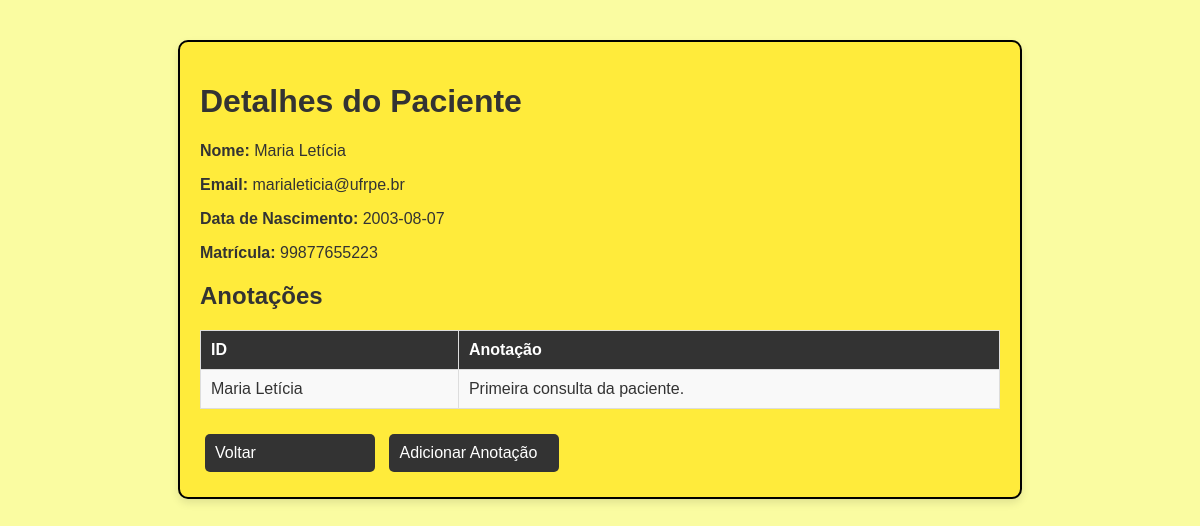
Screenshot of /detalhes_paciente/3 (signed in) with the database file from the repository.
### tables this page shows
CREATE TABLE pacientes (
            ID_pacientes INTEGER NOT NULL PRIMARY KEY AUTOINCREMENT,
            Nome VARCHAR NOT NULL,
            Email VARCHAR NOT NULL,
            Senha VARCHAR NOT NULL,
            Data_Nascimento DATE,
            Matricula INTEGER NOT NULL);

CREATE TABLE anotacoes (
                ID_anotacoes INTEGER NOT NULL PRIMARY KEY AUTOINCREMENT,
                ID_pacientes INTEGER NOT NULL,
                Anotacoes TEXT NOT NULL,
                FOREIGN KEY (ID_pacientes) REFERENCES pacientes(ID_pacientes)
            );

### app.py (the view)
@app.route('/detalhes_paciente/<int:id>', methods=['GET'])
def detalhes_paciente(id):
    if 'user_id' not in session:
        return redirect(url_for('login_psicologo'))
    paciente = sqlite.get_paciente(id)
    if not paciente:
        flash('Paciente não encontrado.', 'danger')
        return redirect(url_for('telapsicologo'))
    anotacoes = sqlite.get_paciente_anotacoes(id)
    anotacoes = anotacoes['anotacoes']
    return render_template('detalhes_paciente.html', paciente=paciente, anotacoes=anotacoes, id=id)

### sqlite.py (called while the page is built)
def get_db_connection():
    try:
        conn = sqlite3.connect('banco_de_dados.db')
        conn.row_factory = sqlite3.Row
        return conn
    except sqlite3.Error as e:
        return None

def get_paciente(paciente_id):
    conn = get_db_connection()
    cursor = conn.cursor()
    cursor.execute('SELECT nome, email, data_nascimento, matricula FROM pacientes WHERE ID_pacientes = ?', (paciente_id,))
    paciente = cursor.fetchone()
    conn.close()
    return {'nome': paciente[0], 'email': paciente[1], 'data_nascimento': paciente[2], 'matricula': paciente[3]}

def get_paciente_anotacoes(paciente_id):
    conn = get_db_connection()
    cursor = conn.cursor()
    try:
        cursor.execute('''
            SELECT anotacoes
            FROM anotacoes
            WHERE ID_pacientes = ?
        ''', (paciente_id,))
        anotacoes = cursor.fetchall()
        anotacoes_data = [a[0] for a in anotacoes]
        return {
            'anotacoes': anotacoes_data
        }
    except sqlite3.Error as e:
        print(f"Erro ao acessar o banco de dados: {e}")
        return {'error': 'Erro ao acessar o banco de dados'}
    finally:
        conn.close()

### templates/detalhes_paciente.html (shortened to what this page needs)
<!DOCTYPE html>
<html lang="pt-BR">
<head>
</head>
<body>
    <div class="container">
        <h1>Detalhes do Paciente</h1>
        <div class="info">
            <p><strong>Nome:</strong> {{ paciente.nome }}</p>
            <p><strong>Email:</strong> {{ paciente.email }}</p>
            <p><strong>Data de Nascimento:</strong> {{ paciente.data_nascimento }}</p>
            <p><strong>Matrícula:</strong> {{ paciente.matricula }}</p>
        </div>
        <div class="notes">
            <h2>Anotações</h2>
            <table class="notes-table">
                <thead>
                    <tr>
                        <th>ID</th>
                        <th>Anotação</th>
                    </tr>
                </thead>
                <tbody>
                    {% for anotacao in anotacoes %}
                        <tr>
                            <td>{{ paciente.nome }}</td>
                            <td>{{ anotacao }}</td>
                        </tr>
                    {% endfor %}
                </tbody>
            </table>
        </div>
        <div class="nav-buttons">
            <a href="{{ url_for('anotacoes_pacientes') }}">Voltar</a>
            <a href="{{ url_for('salvar_anotacao', id=id) }}">Adicionar Anotação</a>
        </div>
    </div>
</body>
</html>

### templates/detalhes_paciente.html (style rules this page uses)
body { font-family: Arial, sans-serif; margin: 0; padding: 0; background-color: #fafca1; color: #333; display: flex; flex-direction: column; align-items: center; height: 100vh; overflow: hidden; }
.container { max-width: 800px; width: 100%; padding: 20px; margin-top: 40px; background-color: #ffeb3b; border-radius: 10px; border: 2px solid #000; box-shadow: 0 4px 8px rgba(0, 0, 0, 0.1); }
h1 { color: #333; }
.info, .notes { margin-bottom: 20px; }
.info p, .notes p { font-size: 16px; color: #333; }
.notes-table { width: 100%; border-collapse: collapse; }
.notes-table th, .notes-table td { border: 1px solid #ddd; padding: 10px; text-align: left; }
.notes-table th { background-color: #333; color: #fff; }
.notes-table td { background-color: #f9f9f9; }
.nav-buttons { margin-top: 20px; }
.nav-buttons a { display: inline-block; width: 150px; padding: 10px; background-color: #333; color: #fff; border: none; border-radius: 5px; text-decoration: none; font-size: 16px; margin: 5px; }

### rows the page displays
pacientes: nome "Maria Letícia", email "marialeticia@ufrpe.br", data_nascimento "2003-08-07", matricula "99877655223"
anotacoes: Anotacoes "Primeira consulta da paciente."
